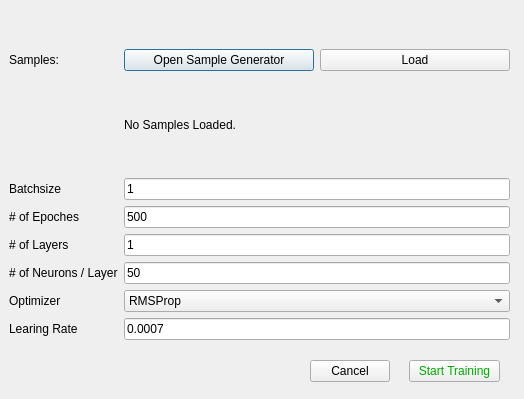
<?xml version="1.0" encoding="UTF-8"?>
<ui version="4.0">
 <class>TrainWizzard</class>
 <widget class="QDialog" name="TrainWizzard">
  <property name="geometry">
   <rect>
    <x>0</x>
    <y>0</y>
    <width>524</width>
    <height>399</height>
   </rect>
  </property>
  <property name="windowTitle">
   <string>Dialog</string>
  </property>
  <widget class="QWidget" name="gridLayoutWidget">
   <property name="geometry">
    <rect>
     <x>9</x>
     <y>49</y>
     <width>501</width>
     <height>291</height>
    </rect>
   </property>
   <layout class="QGridLayout" name="gridLayout">
    <item row="2" column="0">
     <widget class="QLabel" name="label_2">
      <property name="text">
       <string>Batchsize</string>
      </property>
     </widget>
    </item>
    <item row="5" column="1">
     <widget class="QLineEdit" name="neurons">
      <property name="text">
       <string>50</string>
      </property>
     </widget>
    </item>
    <item row="1" column="1">
     <widget class="QLabel" name="samplesStatus">
      <property name="text">
       <string>No Samples Loaded.</string>
      </property>
     </widget>
    </item>
    <item row="0" column="0">
     <widget class="QLabel" name="label_7">
      <property name="text">
       <string>Samples:</string>
      </property>
     </widget>
    </item>
    <item row="3" column="1">
     <widget class="QLineEdit" name="epoch">
      <property name="text">
       <string>500</string>
      </property>
     </widget>
    </item>
    <item row="3" column="0">
     <widget class="QLabel" name="label_3">
      <property name="text">
       <string># of Epoches</string>
      </property>
     </widget>
    </item>
    <item row="0" column="1">
     <layout class="QHBoxLayout" name="horizontalLayout">
      <item>
       <widget class="QPushButton" name="generate">
        <property name="text">
         <string>Open Sample Generator</string>
        </property>
       </widget>
      </item>
      <item>
       <widget class="QPushButton" name="load">
        <property name="text">
         <string>Load</string>
        </property>
       </widget>
      </item>
     </layout>
    </item>
    <item row="4" column="1">
     <widget class="QLineEdit" name="layers">
      <property name="text">
       <string>1</string>
      </property>
     </widget>
    </item>
    <item row="5" column="0">
     <widget class="QLabel" name="label_5">
      <property name="text">
       <string># of Neurons / Layer</string>
      </property>
     </widget>
    </item>
    <item row="6" column="0">
     <widget class="QLabel" name="label_6">
      <property name="text">
       <string>Optimizer</string>
      </property>
     </widget>
    </item>
    <item row="6" column="1">
     <widget class="QComboBox" name="optimizer">
      <item>
       <property name="text">
        <string>RMSProp</string>
       </property>
      </item>
      <item>
       <property name="text">
        <string>AdaGrad</string>
       </property>
      </item>
      <item>
       <property name="text">
        <string>SGD</string>
       </property>
      </item>
     </widget>
    </item>
    <item row="4" column="0">
     <widget class="QLabel" name="label_4">
      <property name="text">
       <string># of Layers</string>
      </property>
     </widget>
    </item>
    <item row="2" column="1">
     <widget class="QLineEdit" name="batch">
      <property name="text">
       <string>1</string>
      </property>
     </widget>
    </item>
    <item row="1" column="0">
     <widget class="QLabel" name="label">
      <property name="text">
       <string/>
      </property>
     </widget>
    </item>
    <item row="7" column="0">
     <widget class="QLabel" name="label_8">
      <property name="text">
       <string>Learing Rate</string>
      </property>
     </widget>
    </item>
    <item row="7" column="1">
     <widget class="QLineEdit" name="lrate">
      <property name="text">
       <string>0.0007</string>
      </property>
     </widget>
    </item>
   </layout>
  </widget>
  <widget class="QPushButton" name="start">
   <property name="geometry">
    <rect>
     <x>409</x>
     <y>360</y>
     <width>91</width>
     <height>22</height>
    </rect>
   </property>
   <property name="palette">
    <palette>
     <active>
      <colorrole role="ButtonText">
       <brush brushstyle="SolidPattern">
        <color alpha="255">
         <red>0</red>
         <green>170</green>
         <blue>0</blue>
        </color>
       </brush>
      </colorrole>
     </active>
     <inactive>
      <colorrole role="ButtonText">
       <brush brushstyle="SolidPattern">
        <color alpha="255">
         <red>0</red>
         <green>170</green>
         <blue>0</blue>
        </color>
       </brush>
      </colorrole>
     </inactive>
     <disabled>
      <colorrole role="ButtonText">
       <brush brushstyle="SolidPattern">
        <color alpha="255">
         <red>190</red>
         <green>190</green>
         <blue>190</blue>
        </color>
       </brush>
      </colorrole>
     </disabled>
    </palette>
   </property>
   <property name="text">
    <string>Start Training</string>
   </property>
  </widget>
  <widget class="QPushButton" name="cancel">
   <property name="geometry">
    <rect>
     <x>310</x>
     <y>360</y>
     <width>80</width>
     <height>22</height>
    </rect>
   </property>
   <property name="text">
    <string>Cancel</string>
   </property>
  </widget>
 </widget>
 <resources/>
 <connections/>
</ui>
